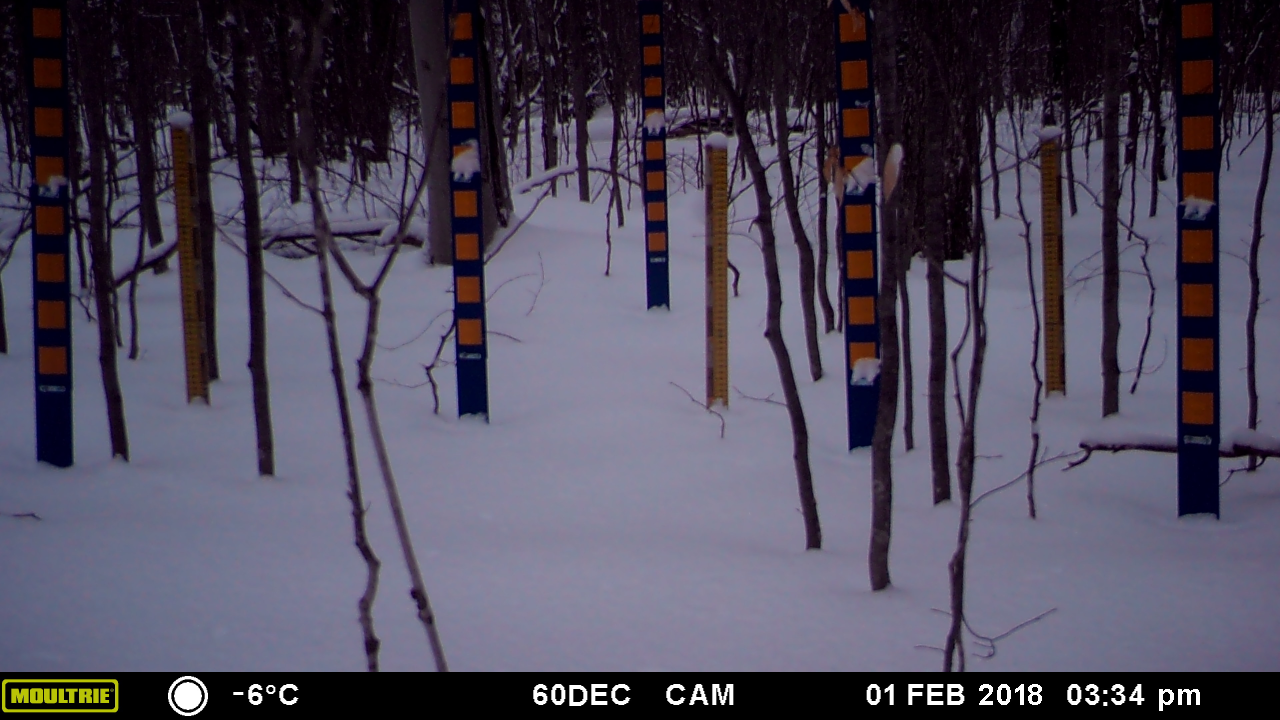
#> input picture OpenCV/MFDC3594.JPG, 3840 x 2160 px (shown at 1/3 size)
$ python ForestFilter.py
#> lines starting #> are read from the running program, lines starting #| are printed output that depends on the picture; after the words box and inside, x2 and y2 are one past the last pixel; in counts of white or black regions, pixels touching at a corner belong together
# import necessary modules
import cv2
import os
import numpy as np
import json
from matplotlib import pyplot as plt
import sys
import operator
import math
import imutils

# constants
lower_red1 = np.array([0, 80, 0])
upper_red1 = np.array([50, 255, 186])
lower_red2 = np.array([0, 111, 0])
upper_red2 = np.array([31, 225, 186])
median_kernal_size = 5
dilate_kernel = (5,5)
min_contour_area = 1e2
max_contour_area = 1e5
angle_thresh = -45
bar_width_low = 15
bar_width_high = 75
min_red_count = 100
img_border = 2850

image = cv2.imread("MFDC3594.JPG")
#> image is the input picture: shape (2160, 3840, 3); mean B, G, R 91, 73.9, 79.1
image = cv2.resize(image, (0,0), None, 0.25, 0.25)
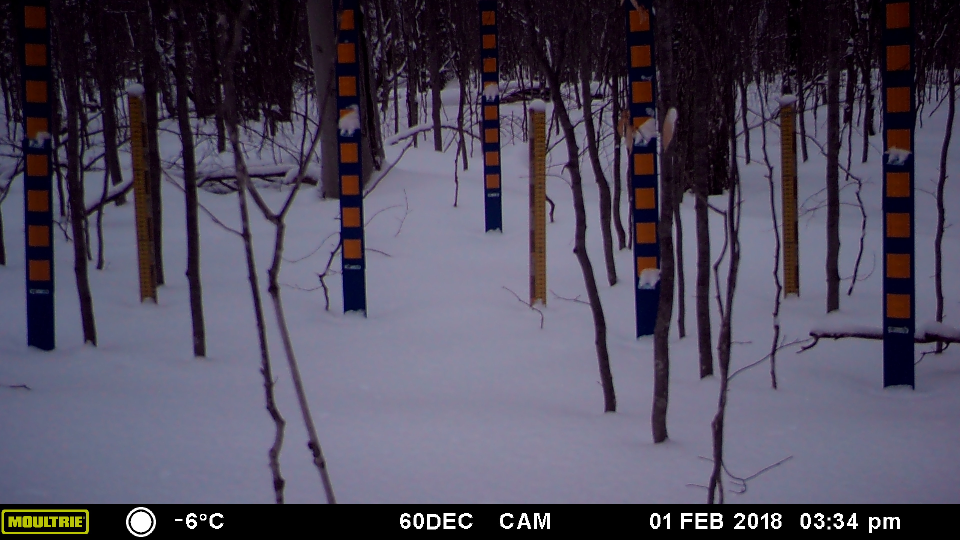
#> image: shape (540, 960, 3); mean B, G, R 91.1, 74, 79.2
image_orig = image

# reduce noise in image by local smoothing
image = cv2.medianBlur(image, median_kernal_size)

# height and width
h, w = image.shape[:2]
#> h = 540; w = 960

# identify red areas in image based on 2 harcoded ranges of HSV
hsv = cv2.cvtColor(image, cv2.COLOR_BGR2HSV)
#> hsv: shape (540, 960, 3); mean H, S, V 115.5, 87.4, 93.5
mask1 = cv2.inRange(hsv, lower_red1, upper_red1)
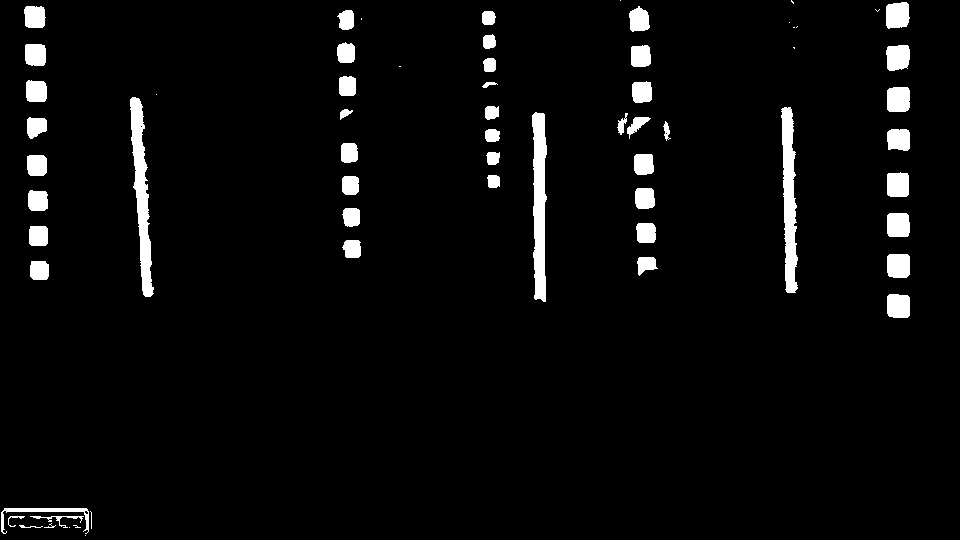
#> mask1: shape (540, 960); 4% white; 64 white regions (15 under 20 px), largest, box (x1, y1, x2, y2) and area: (130, 97, 154, 297) 2187, (532, 112, 547, 302) 2159, (781, 107, 798, 293) 2041
red_mask = mask1
cv2.imshow("Red Mask", red_mask)
cv2.waitKey()

# erosion followed by dilated to reduce noise in thresholded image
kernel = cv2.getStructuringElement(cv2.MORPH_CROSS, dilate_kernel)
red_mask_open = cv2.morphologyEx(red_mask, cv2.MORPH_OPEN, (5,5))
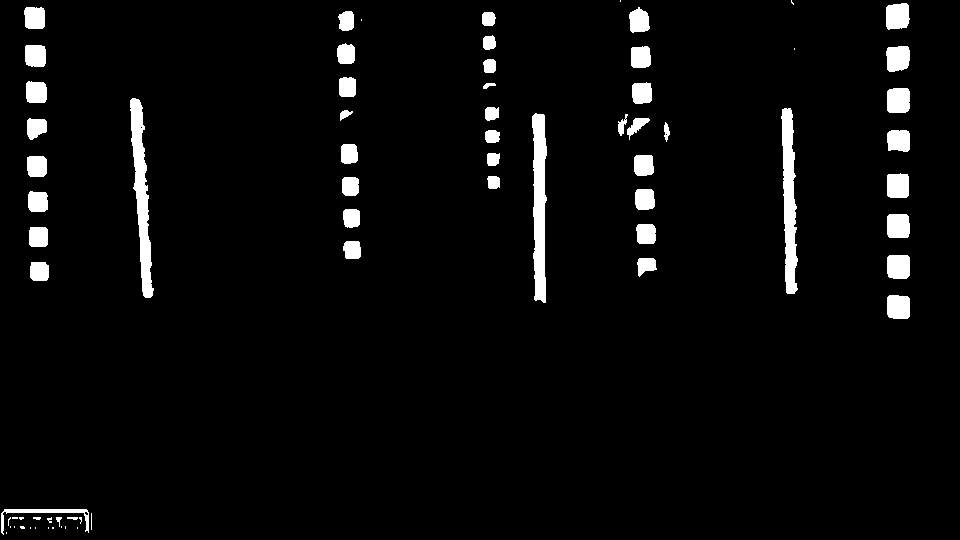
#> red_mask_open: shape (540, 960); 4% white; 70 white regions (21 under 20 px)

cv2.imshow("Open", red_mask_open)
cv2.waitKey()

# find the final red polygon regions falling within hardcoded ranges of area
# and aspect ratio
red_mask_filtered = np.zeros((h,w), dtype = np.uint8)
contours = cv2.findContours(red_mask_open.copy(), cv2.RETR_TREE, cv2.CHAIN_APPROX_SIMPLE)[1]
#> contours = 74 contours, 28 with area under 20; largest, box (x1, y1, x2, y2) and area: (130, 98, 154, 298) 1966, (532, 113, 547, 303) 1962, (781, 108, 798, 294) 1828, (886, 3, 910, 30) 515, (887, 88, 910, 113) 508
for cnt in contours:
	contour_area = cv2.contourArea(cnt)
	if min_contour_area <= contour_area <= max_contour_area:
		rect = cv2.minAreaRect(cnt)
		rect_center, rect_size, angle = rect
		width, height = rect_size
		if(angle >= angle_thresh and width <= height and bar_width_low <= width <= bar_width_high) or \
			(angle <= angle_thresh and width >= height and bar_width_low <= height <= bar_width_high):
			x,y,w,h = cv2.boundingRect(cnt)
			cv2.drawContours(red_mask_filtered, [cnt], 0, 255, -1)
#> this loop made 74 passes
#> (contour_area, rect_center, angle, width, height, x, y, w) on passes 23, 24, 26, 27, 28, 29, 30, 31, 32, 33, 34, 36: (481, (898, 306.5), -90, 23, 22, 887, 295, 23), (306, (39, 271), -90, 18, 18, 30, 262, 19), (488, (898, 266.5), -90, 23, 22, 887, 255, 23), (258.5, (351.5, 249.5), -90, 17, 17, 343, 241, 18), (333.5, (38, 236.5), -90, 19, 18, 29, 227, 19), (334, (645.5, 233.5), -90, 19, 19, 636, 224, 20), (486.5, (898, 225.5), -90, 23, 22, 887, 214, 23), (262, (351, 218), -90, 18, 16, 343, 209, 17), (347, (37.5, 201), -90, 20, 19, 28, 191, 20), (351.5, (644.5, 199), -90, 20, 19, 635, 189, 20), (273, (350, 186), -90, 18, 16, 342, 177, 17), (477, (897.5, 185), -90, 24, 21, 887, 173, 22)
#> (contour_area, rect_center, angle, width, height) on passes 21, 25, 35, 39, 41, 42: (337, (44.5, 521.5), -90, 25, 87), (228, (646.5, 266.3), -5.19, 18.56, 17.93), (127, (493, 182), -90, 12, 12), (128.5, (493, 159), -90, 12, 12), (419.5, (898, 140.5), -90, 21, 22), (149, (492, 136), -90, 12, 14)
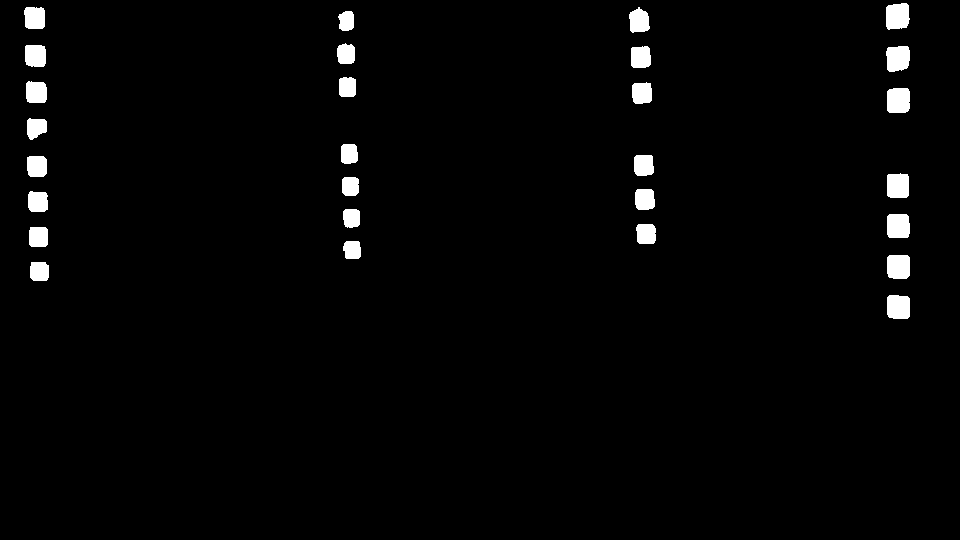
#> red_mask_filtered: shape (540, 960); 2.2% white; 28 white regions, largest, box (x1, y1, x2, y2) and area: (886, 3, 910, 30) 558, (887, 88, 910, 113) 550, (886, 46, 910, 72) 540

cv2.imshow("Filtered", red_mask_filtered)
cv2.waitKey()

sys.exit()
#> (the program exits here)
